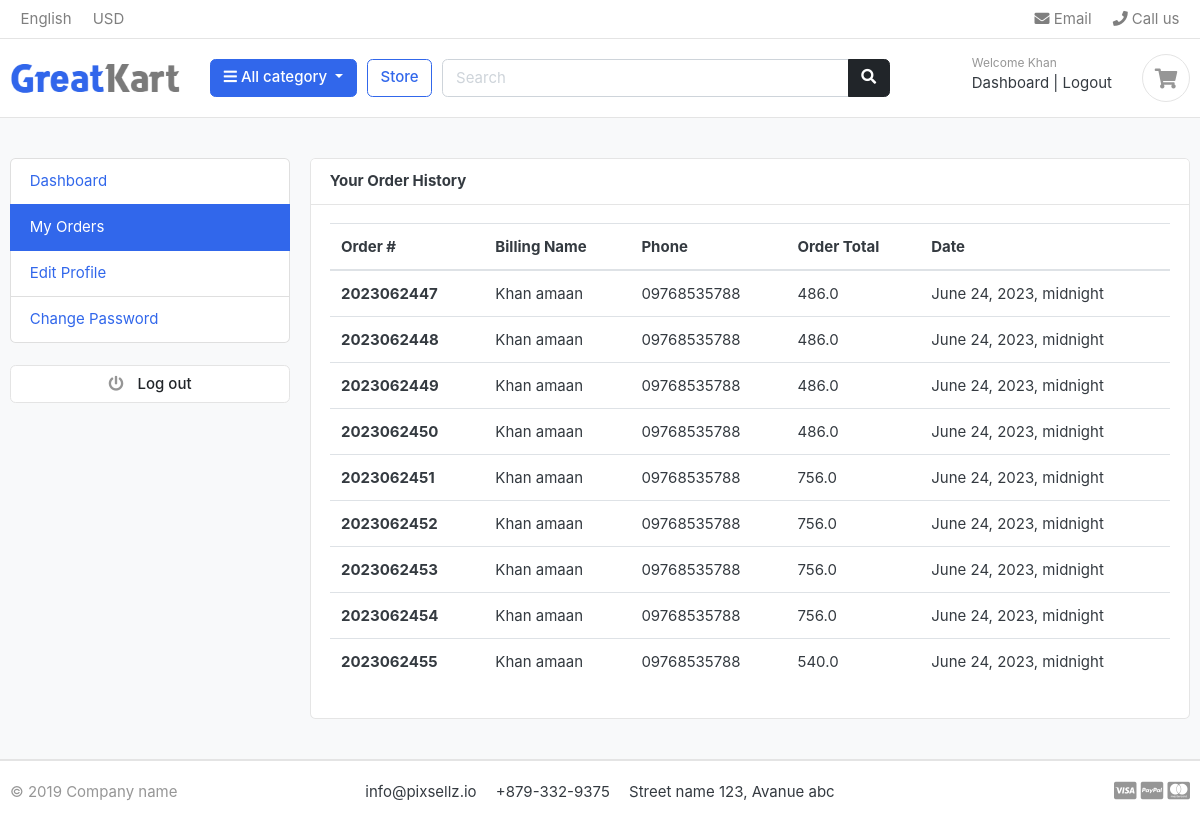
Screenshot of /accounts/my_orders/ (signed in) with the database file from the repository.
### accounts/models.py (models this page shows, shortened)
class Account(AbstractUser):
    first_name = models.CharField(max_length=50)
    last_name = models.CharField(max_length=50)
    username = models.CharField(max_length=50, unique=True)
    email = models.EmailField(max_length=50, unique=True)
    phone_number = models.CharField(max_length=20)
    date_joined = models.DateTimeField(auto_now_add=True)
    last_login = models.DateTimeField(auto_now_add=True)
    is_admin = models.BooleanField(default=False)
    is_active = models.BooleanField(default=True)
    is_staff = models.BooleanField(default=False)
    is_superuser = models.BooleanField(default=False)
    USERNAME_FIELD = 'email'
    REQUIRED_FIELDS = ['username', 'first_name', 'last_name']
    objects = MyAccountManager()

### orders/models.py (models this page shows, shortened)
class Order(models.Model):
    STATUS=(
    ('New','New'),
    ('Accepted','Accepted'),
    ('Completed','Completed'),
    ('Cancelled','Cancelled'),
    )
    user=models.ForeignKey(Account,on_delete=models.SET_NULL,null=True)
    payment=models.ForeignKey(Payment,on_delete=models.SET_NULL,blank=True,null=True)
    order_number=models.CharField(max_length=20)
    first_name=models.CharField(max_length=50)
    last_name=models.CharField(max_length=50)
    phone=models.CharField(max_length=50)
    email=models.EmailField(max_length=50)
    address_line_1=models.CharField(max_length=50)
    address_line_2=models.CharField(max_length=50,blank=True)
    country=models.CharField(max_length=50)
    state=models.CharField(max_length=50)
    city=models.CharField(max_length=50)
    order_note=models.CharField(max_length=100,blank=True)
    order_total=models.FloatField()
    tax=models.FloatField()
    status=models.CharField(max_length=20,choices=STATUS,default='New')
    ip=models.CharField(blank=True,max_length=20)
    is_ordered=models.BooleanField(default=False)
    current_date=models.DateTimeField(auto_now_add=True)
    updated_date=models.DateTimeField(auto_now=True)
    def full_name(self):
        return f'{self.first_name} {self.last_name}'

### accounts/views.py (the view)
# urls.py: path('my_orders/', views.my_orders, name='my_orders'),
def my_orders(request):
    orders = Order.objects.filter(user=request.user, is_ordered=True)
    context = {
        "orders": orders,
    }
    return render(request, "accounts/my_orders.html", context)

### carts/context_processors.py (called while the page is built)
def counter(request):
    item_count = 0
    if 'admin' in request.path:
        return {}
    else:
        try:
            cart = Cart.objects.filter(cart_id=_cart_id(request)).first()
            if cart:
                cart_items = CartItem.objects.filter(cart=cart)
                for cart_item in cart_items:
                    item_count += cart_item.quantity
        except Cart.DoesNotExist:
            item_count = 0
    return {'item_count': item_count}

### carts/views.py (called while the page is built)
def _cart_id(request):
    cart=request.session.session_key
    if not cart:
        cart=request.session.create()
    return cart

### category/context_processors.py (called while the page is built)
def menu_links(request):
    links=Category.objects.all()
    return dict(multiple_links=links)

### category/models.py (called while the page is built)
    def get_url(self):
        return reverse('product_by_category',args=[self.slug])

### template/accounts/my_orders.html
{% extends 'base.html' %}
{% block content %}
<section class="section-conten padding-y bg">
    <div class="container">
        <div class="row">
            <aside class="col-md-3">
                {% include 'includes/dashboard_sidebar.html' %}
            </aside>
            <main class="col-md-9">
                <article class="card">
                    <header class="card-header">
                        <strong class="d-inline-block mr-3">Your Order History</strong>
                    </header>
                    <div class="card-body">
                        <div class="row">
                            <div class="col-md-12">
                                <table class="table table-hover">
                                    <thead>
                                        <tr>
                                            <th scope="col">Order #</th>
                                            <th scope="col">Billing Name</th>
                                            <th scope="col">Phone</th>
                                            <th scope="col">Order Total</th>
                                            <th scope="col">Date</th>
                                        </tr>
                                    </thead>
                                    <tbody>
                                        {% for order in orders %}
                                        <tr>
                                            <th scope="row">{{ order.order_number }}</th>
                                            <td>{{ order.full_name }}</td>
                                            <td>{{ order.phone }}</td>
                                            <td>{{ order.order_total }}</td>
                                            <td>{{ order.current_date }}</td>
                                        </tr>
                                        {% endfor %}
                                    </tbody>
                                </table>
                            </div>
                        </div>
                    </div>
                </article>
            </main>
        </div>
    </div>
</section>
{% endblock %}

### template/includes/header.html (shortened to what this page needs)
{% load static %}
<header class="section-header">
    <nav class="navbar p-md-0 navbar-expand-sm navbar-light border-bottom">
        <div class="container">
            <div class="collapse navbar-collapse" id="navbarTop4">
                <ul class="navbar-nav mr-auto">
                    <li class="nav-item dropdown">
                        <a href="#" class="nav-link"> English </a>
                    </li>
                    <li class="nav-item dropdown">
                        <a href="#" class="nav-link"> USD </a>
                    </li>
                </ul>
                <ul class="navbar-nav">
                    <li><a href="#" class="nav-link"> <i class="fa fa-envelope"></i> Email </a></li>
                    <li><a href="#" class="nav-link"> <i class="fa fa-phone"></i> Call us </a></li>
                </ul>
            </div>
        </div>
    </nav>
    <section class="header-main border-bottom">
        <div class="container">
            <div class="row align-items-center">
                <div class="col-lg-2 col-md-3 col-6">
                    <a href="{% url 'home' %}" class="brand-wrap">
                        <img class="logo" src="{% static './images/logo.png' %}">
                    </a>
                </div>
                <div class="col-lg col-sm col-md col-6 flex-grow-0">
                    <div class="category-wrap dropdown d-inline-block float-right">
                        <button type="button" class="btn btn-primary dropdown-toggle" data-toggle="dropdown">
                            <i class="fa fa-bars"></i> All category
                        </button>
                    </div>
                </div>
                <a href="{% url 'store' %}" class="btn btn-outline-primary">Store</a>
                <div class="col-lg  col-md-6 col-sm-12 col">
                    <form action="{% url 'search' %}" class="search" method="GET">
                        <div class="input-group w-100">
                            <input type="text" class="form-control" style="width:60%;" name="keyword"
                                placeholder="Search">
                            <div class="input-group-append">
                                <button class="btn btn-dark" type="submit">
                                    <i class="fa fa-search"></i>
                                </button>
                            </div>
                        </div>
                    </form>
                </div>
                <div class="col-lg-3 col-sm-6 col-8 order-2 order-lg-3">
                    <div class="d-flex justify-content-end mb-3 mb-lg-0">
                        <div class="widget-header">
                            <small class="title text-muted">Welcome {{user.first_name}}</small>
                            <div>
                                {% if request.user.is_authenticated %}
                                <a href="{% url 'dashboard' %}">Dashboard</a> <span class="dark-transp"> | </span>
                                <a href="{% url 'logout' %}"> Logout</a>
                                {% else %}
                                <a href="{% url 'login' %}">Sign in</a> <span class="dark-transp"> | </span>
                                <a href="{% url 'register' %}"> Register</a>
                                {% endif %}
                            </div>
                        </div>
                        <a href="{% url 'carts' %}" class="widget-header pl-3 ml-3">
                            <div class="icon icon-sm rounded-circle border"><i class="fa fa-shopping-cart"></i></div>
                        </a>
                    </div>
                </div>
            </div>
        </div>
    </section>
</header>

### static/css/ui.css (style rules this page uses)
html { font-family: "Inter", sans-serif; font-size: 15px; }
.icon-xs, .icon-sm, .icon-md, .icon-lg { display: inline-block; text-align: center; flex-shrink: 0; flex-grow: 0; }
.icon-sm { width: 48px; height: 48px; line-height: 48px !important; font-size: 20px; }
.padding-y { padding-top: 40px; padding-bottom: 40px; }
article:after, .form-group:after { display: block; clear: both; content: ""; }
.bg { background-color: #f8f9fa; }
.header-main { position: relative; padding-top: 1rem; padding-bottom: 1rem; }
.brand-wrap .logo, .navbar-brand .logo { margin-right: 7px; max-height: 42px; display: inline-block; }
.widget-header { display: inline-block; vertical-align: middle; position: relative; }
.widget-header a { color: #343a40; }
.widget-header i { color: #969696; }
.widget-header .title { display: block; }

### rows the page displays
Account: first_name "Khan"
Order: order_number "2023062447", full_name "Khan amaan", phone "09768535788", order_total "486.0", current_date "June 24, 2023, midnight"
Order: order_number "2023062448", full_name "Khan amaan", phone "09768535788", order_total "486.0", current_date "June 24, 2023, midnight"
Order: order_number "2023062449", full_name "Khan amaan", phone "09768535788", order_total "486.0", current_date "June 24, 2023, midnight"
Order: order_number "2023062450", full_name "Khan amaan", phone "09768535788", order_total "486.0", current_date "June 24, 2023, midnight"
Order: order_number "2023062451", full_name "Khan amaan", phone "09768535788", order_total "756.0", current_date "June 24, 2023, midnight"
Order: order_number "2023062452", full_name "Khan amaan", phone "09768535788", order_total "756.0", current_date "June 24, 2023, midnight"
Order: order_number "2023062453", full_name "Khan amaan", phone "09768535788", order_total "756.0", current_date "June 24, 2023, midnight"
Order: order_number "2023062454", full_name "Khan amaan", phone "09768535788", order_total "756.0", current_date "June 24, 2023, midnight"
Order: order_number "2023062455", full_name "Khan amaan", phone "09768535788", order_total "540.0", current_date "June 24, 2023, midnight"
